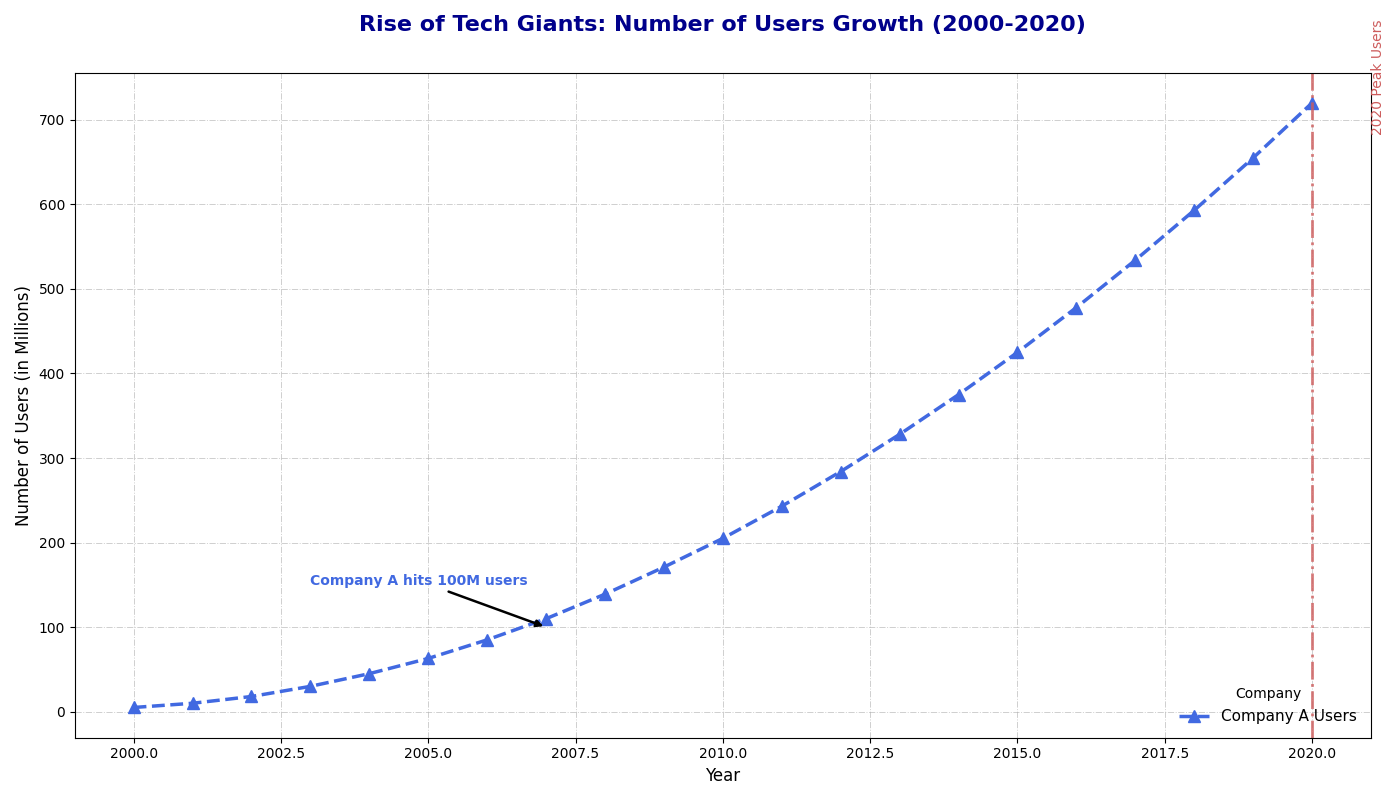

Write Python code to recreate this figure.
import matplotlib.pyplot as plt
import numpy as np

years = np.arange(2000, 2021)
company_a_users = np.array([5, 10, 18, 30, 45, 63, 85, 110, 139, 171, 205, 243, 284, 328, 375, 425, 478, 534, 593, 655, 720])

fig, ax1 = plt.subplots(figsize=(14, 8))

# Changed the line style, color, and marker type
ax1.plot(years, company_a_users, label='Company A Users', marker='^', linestyle='--', color='royalblue', linewidth=2.5, markersize=8)

# Modified annotation style and color
ax1.annotate('Company A hits 100M users', xy=(2007, 100), xytext=(2003, 150),
             arrowprops=dict(facecolor='black', arrowstyle='-|>', lw=1.8),
             fontsize=10, fontweight='bold', color='royalblue')

# Changed the vertical line color, style, and added a border
ax1.axvline(x=2020, color='indianred', linestyle='-.', linewidth=2, alpha=0.8)
ax1.text(2021, 750, '2020 Peak Users', rotation=90, verticalalignment='center', fontsize=10, color='indianred')

# Modified title padding and color
ax1.set_title("Rise of Tech Giants: Number of Users Growth (2000-2020)", fontsize=16, fontweight='bold', pad=30, color='darkblue')
ax1.set_xlabel("Year", fontsize=12)
ax1.set_ylabel("Number of Users (in Millions)", fontsize=12)

# Changed legend placement and frame settings
ax1.legend(loc='lower right', fontsize=11, title="Company", frameon=False)

# Modified grid style and intensity
ax1.grid(True, which='both', linestyle='-.', linewidth=0.7, alpha=0.6)

plt.tight_layout()
plt.show()
